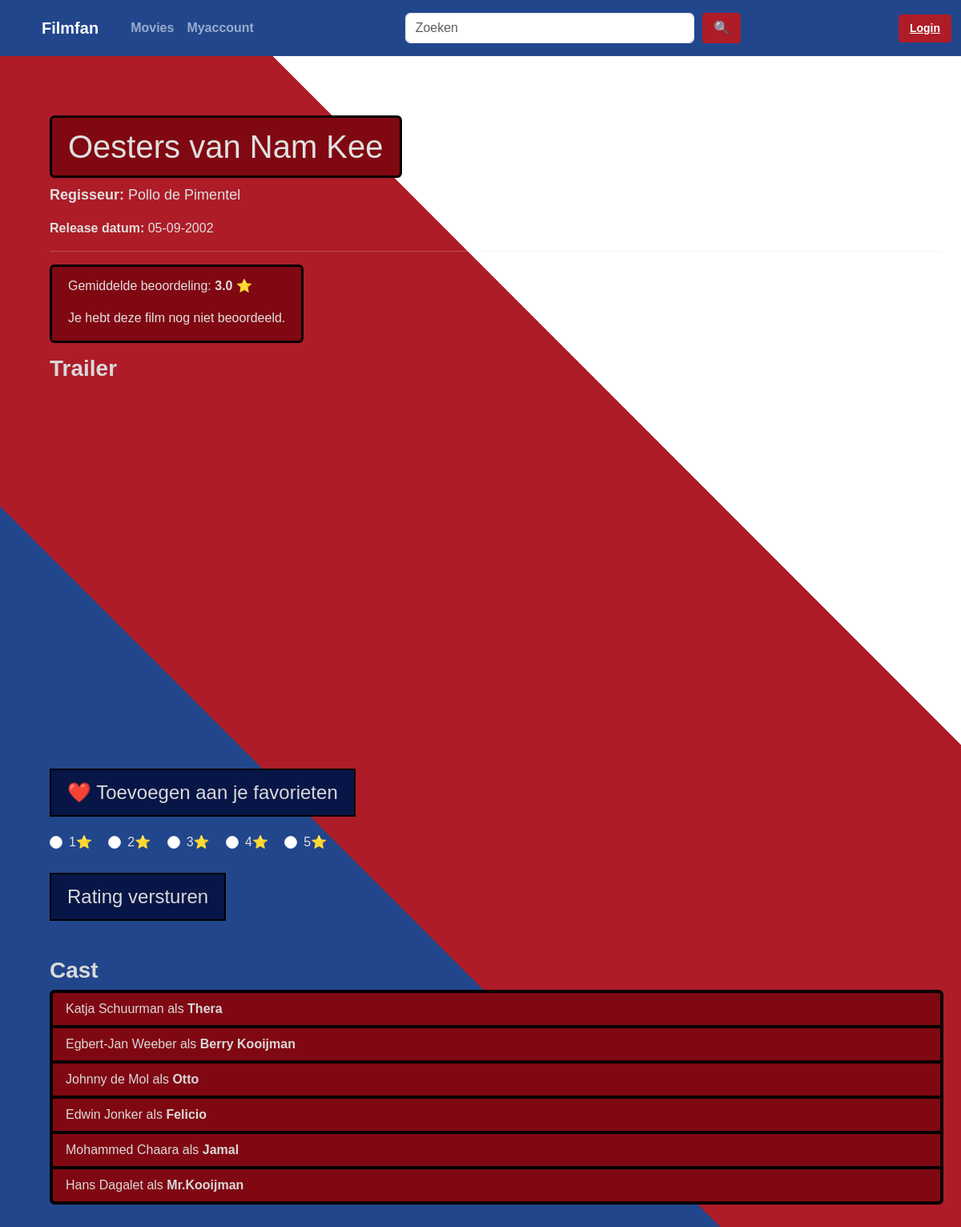
Screenshot of /film/2 with the database file from the repository.
### app/models.py (models this page shows, shortened)
class Film(db.Model):
    id: Mapped[int] = mapped_column(primary_key=True)
    title: Mapped[str] = mapped_column(Text)
    regisseur_id: Mapped[int] = mapped_column(ForeignKey("regisseur.id"))
    release_datum: Mapped[date] = mapped_column(Date, nullable=False)
    trailer_url: Mapped[str] = mapped_column(Text, nullable=False)
    regisseur = relationship("Regisseur", back_populates="films")
    rollen = relationship("Rol", back_populates="film")
    favorite_links = relationship("Favorite", back_populates="film")
    ratings = relationship("Rating", back_populates="film")

class Regisseur(db.Model):
    id: Mapped[int] = mapped_column(primary_key=True)
    voornaam: Mapped[str] = mapped_column(Text)
    achternaam: Mapped[str] = mapped_column(Text)
    films = relationship("Film", back_populates="regisseur")

class Rol(db.Model):
    id: Mapped[int] = mapped_column(primary_key=True)
    acteur_id: Mapped[int] = mapped_column(ForeignKey("acteur.id"))
    film_id: Mapped[int] = mapped_column(ForeignKey("film.id"))
    personage: Mapped[str] = mapped_column(Text)
    acteur = relationship("Acteur", back_populates="rollen")
    film = relationship("Film", back_populates="rollen")

class Acteur(db.Model):
    id: Mapped[int] = mapped_column(primary_key=True)
    voornaam: Mapped[str] = mapped_column(Text)
    achternaam: Mapped[str] = mapped_column(Text)
    rollen = relationship("Rol", back_populates="acteur")

### app/views/films.py (the view)
@bp.route("/<int:film_id>")
def film_pagina(film_id):
    film = Film.query.get_or_404(film_id)
    regisseur = Regisseur.query.get(film.regisseur_id)
    rollen = Rol.query.filter_by(film_id=film_id).all()
    rollen_met_acteurs = []
    for rol in rollen:
        acteur = Acteur.query.get(rol.acteur_id)
        rollen_met_acteurs.append({
            "personage": rol.personage,
            "acteur": acteur
        })
    query_avg = db.select(db.func.avg(Rating.value)).where(Rating.film_id == film_id)
    avg_result = db.session.execute(query_avg).scalar()
    average_rating = round(avg_result, 1) if avg_result else None
    user_id = session.get("user_id")
    query_user = db.select(Rating.value).where(Rating.film_id == film_id).where(Rating.user_id == user_id)
    user_rating = db.session.execute(query_user).scalar_one_or_none()
    return render_template(
        "film.html",
        film=film,
        regisseur=regisseur,
        rollen=rollen_met_acteurs,
        average_rating=average_rating,
        user_rating=user_rating
    )

### app/templates/film.html (shortened to what this page needs)
{% extends "template.html" %}
{% block stylesheet %}
<link rel="stylesheet" href="{{ url_for ('static', filename='css/template.css') }}">
<link rel="stylesheet" href="{{ url_for('static', filename='css/film.css') }}">
{% endblock %}
{% block content %}
<div class="container mt-4">
    <h1 class="jumbotron">{{ film.title}}</h1>
    <p class="film-info">
        <strong>Regisseur:</strong>
        {{ regisseur.voornaam }} {{ regisseur.achternaam }}
    </p>
    <p>
        <strong>Release datum:</strong>
        {{ film.release_datum.strftime("%d-%m-%Y") }}
    </p>
    <hr>
    <div class="jumbotron" id = "padding-lowered">
        {% if average_rating %}
        <p>Gemiddelde beoordeling: <strong>{{ average_rating }}</strong> ⭐</p>
        {% else %}
        <p>Deze film heeft nog geen beoordelingen.</p>
        {% endif %}
        {% if user_rating %}
        <p>Jouw beoordeling: <strong>{{ user_rating }}</strong> ⭐</p>
        {% else %}
        <p>Je hebt deze film nog niet beoordeeld.</p>
        {% endif %}
    </div>
    <h3> <strong>Trailer</strong> </h3>
    <div style="max-width: 800px;">
        <div class="ratio ratio-16x9 mb-4">
            <iframe src="https://www.youtube.com/embed/{{ film.trailer_url }}" allowfullscreen>
            </iframe>
        </div>
    </div>
    <form action="{{ url_for('films.favorite', film_id=film.id) }}" method="POST">
        <button type="submit" class="favorite-btn">
            ❤️ Toevoegen aan je favorieten
        </button>
    </form>
    <div class="review-rating">
        <form action="{{ url_for('films.review', film_id=film.id) }}" method="POST">
            <div class="form-check form-check-inline">
                <input class="form-check-input" type="radio" name="rating" id="star1" value="1">
                <label class="form-check-label" for="star1">1⭐</label>
            </div>
            <div class="form-check form-check-inline">
                <input class="form-check-input" type="radio" name="rating" id="star2" value="2">
                <label class="form-check-label" for="star2">2⭐</label>
            </div>
            <div class="form-check form-check-inline">
                <input class="form-check-input" type="radio" name="rating" id="star3" value="3">
                <label class="form-check-label" for="star3">3⭐</label>
            </div>
            <div class="form-check form-check-inline">
                <input class="form-check-input" type="radio" name="rating" id="star4" value="4">
                <label class="form-check-label" for="star4">4⭐</label>
            </div>
            <div class="form-check form-check-inline">
                <input class="form-check-input" type="radio" name="rating" id="star5" value="5">
                <label class="form-check-label" for="star5">5⭐</label>
            </div>
            <br>
            <br>
            <button type="submit" class="send-btn"> Rating versturen </button>
        </form>
    </div>
    <h3 class="cast-titel">Cast</h3>
    <ul class="list-group">
        {% for rol in rollen %}
        <li class="list-group-item">
            {{ rol.acteur.voornaam }} {{ rol.acteur.achternaam }}
            als <strong>{{ rol.personage }}</strong>
        </li>
        {% endfor %}
    </ul>
</div>
{% endblock %}

### app/static/css/template.css (style rules this page uses)
body { background: linear-gradient(45deg, #21468C 33%, #AE1C28 33%, #AE1C28 66%, #FFFFFF 66%); color: #E0E0E0; font-family: Arial, sans-serif; background-size: cover; background-position: center center; background-attachment: fixed; min-height: 100vh; }
.list-group-item { background-color: #800812; color: #d9d9d9; border-color: #000000; border-width: 4px; }
.jumbotron { background-color: #800812; padding: 12px 20px; display: inline-block; border-radius: 6px; border: 3px solid #000000; }

### app/static/css/film.css (style rules this page uses)
h3 { color: #d9d9d9; }
.cast-titel { color: #d9d9d9; font-weight: bold; margin-top: 25px; }
.film-info { font-size: 18px; }
.favorite-btn { background-color: #071647; cursor: pointer; color: #d9d9d9; font-size: 24px; border: 2px solid black; padding: 10px 20px; margin-bottom: 20px; }
.send-btn { background-color: #071647; cursor: pointer; color: #d9d9d9; font-size: 24px; border: 2px solid black; padding: 10px 20px; margin-bottom: 20px; }
#padding-lowered { padding-bottom: 0px; margin-bottom: 15px }
.list-group { padding-bottom:30px; }

### rows the page displays
Film: title "Oesters van Nam Kee", release_datum "05-09-2002"
Regisseur: voornaam "Pollo", achternaam "de Pimentel"
Rol: acteur.voornaam "Katja", acteur.achternaam "Schuurman", personage "Thera"
Rol: acteur.voornaam "Egbert-Jan", acteur.achternaam "Weeber", personage "Berry Kooijman"
Rol: acteur.voornaam "Johnny", acteur.achternaam "de Mol", personage "Otto"
Rol: acteur.voornaam "Edwin", acteur.achternaam "Jonker", personage "Felicio"
Rol: acteur.voornaam "Mohammed", acteur.achternaam "Chaara", personage "Jamal"
Rol: acteur.voornaam "Hans", acteur.achternaam "Dagalet", personage "Mr.Kooijman"

### other values shown
{{ average_rating }} "3.0"
